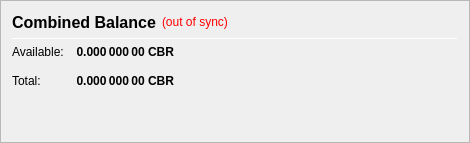
                   <widget class="QFrame" name="frame_CombinedBalances">
                    <property name="minimumSize">
                     <size>
                      <width>470</width>
                      <height>0</height>
                     </size>
                    </property>
                    <property name="frameShape">
                     <enum>QFrame::StyledPanel</enum>
                    </property>
                    <property name="frameShadow">
                     <enum>QFrame::Raised</enum>
                    </property>
                    <layout class="QVBoxLayout" name="verticalLayout_5">
                     <item>
                      <layout class="QHBoxLayout" name="horizontalLayout_5" stretch="0,0,0">
                       <item>
                        <widget class="QLabel" name="label_5z">
                         <property name="minimumSize">
                          <size>
                           <width>0</width>
                           <height>20</height>
                          </size>
                         </property>
                         <property name="font">
                          <font>
                           <pointsize>12</pointsize>
                           <weight>75</weight>
                           <bold>true</bold>
                          </font>
                         </property>
                         <property name="toolTip">
                          <string>Combined Balance (including unconfirmed and immature coins)</string>
                         </property>
                         <property name="text">
                          <string>Combined Balance</string>
                         </property>
                        </widget>
                       </item>
                       <item>
                        <widget class="QLabel" name="labelWalletStatus">
                         <property name="cursor">
                          <cursorShape>WhatsThisCursor</cursorShape>
                         </property>
                         <property name="toolTip">
                          <string>The displayed information may be out of date. Your wallet automatically synchronizes with the CALIBUR network after a connection is established, but this process has not completed yet.</string>
                         </property>
                         <property name="styleSheet">
                          <string notr="true">QLabel { color: red; }</string>
                         </property>
                         <property name="text">
                          <string notr="true">(out of sync)</string>
                         </property>
                         <property name="alignment">
                          <set>Qt::AlignLeading|Qt::AlignLeft|Qt::AlignVCenter</set>
                         </property>
                        </widget>
                       </item>
                       <item>
                        <spacer name="horizontalSpacer_1">
                         <property name="orientation">
                          <enum>Qt::Horizontal</enum>
                         </property>
                         <property name="sizeHint" stdset="0">
                          <size>
                           <width>40</width>
                           <height>20</height>
                          </size>
                         </property>
                        </spacer>
                       </item>
                      </layout>
                     </item>
                     <item>
                      <widget class="Line" name="line_CombinedBalance">
                       <property name="minimumSize">
                        <size>
                         <width>0</width>
                         <height>1</height>
                        </size>
                       </property>
                       <property name="maximumSize">
                        <size>
                         <width>16777215</width>
                         <height>1</height>
                        </size>
                       </property>
                       <property name="orientation">
                        <enum>Qt::Horizontal</enum>
                       </property>
                      </widget>
                     </item>
                     <item>
                      <layout class="QGridLayout" name="gridLayout_3">
                       <property name="spacing">
                        <number>12</number>
                       </property>
                       <item row="1" column="0">
                        <widget class="QLabel" name="labelBalanceTextz">
                         <property name="text">
                          <string>Available:</string>
                         </property>
                        </widget>
                       </item>
                       <item row="1" column="1">
                        <widget class="QLabel" name="labelBalancez">
                         <property name="font">
                          <font>
                           <weight>75</weight>
                           <bold>true</bold>
                          </font>
                         </property>
                         <property name="cursor">
                          <cursorShape>IBeamCursor</cursorShape>
                         </property>
                         <property name="toolTip">
                          <string>Your current spendable balance</string>
                         </property>
                         <property name="text">
                          <string notr="true">0.000 000 00 CBR</string>
                         </property>
                         <property name="alignment">
                          <set>Qt::AlignRight|Qt::AlignTrailing|Qt::AlignVCenter</set>
                         </property>
                         <property name="textInteractionFlags">
                          <set>Qt::LinksAccessibleByMouse|Qt::TextSelectableByKeyboard|Qt::TextSelectableByMouse</set>
                         </property>
                        </widget>
                       </item>
                       <item row="2" column="0">
                        <widget class="QLabel" name="labelTotalTextz">
                         <property name="text">
                          <string>Total:</string>
                         </property>
                        </widget>
                       </item>
                       <item row="2" column="1">
                        <widget class="QLabel" name="labelTotalz">
                         <property name="font">
                          <font>
                           <weight>75</weight>
                           <bold>true</bold>
                          </font>
                         </property>
                         <property name="cursor">
                          <cursorShape>IBeamCursor</cursorShape>
                         </property>
                         <property name="toolTip">
                          <string>Total Balance, including all unavailable coins.</string>
                         </property>
                         <property name="text">
                          <string notr="true">0.000 000 00 CBR</string>
                         </property>
                         <property name="alignment">
                          <set>Qt::AlignRight|Qt::AlignTrailing|Qt::AlignVCenter</set>
                         </property>
                         <property name="textInteractionFlags">
                          <set>Qt::LinksAccessibleByMouse|Qt::TextSelectableByKeyboard|Qt::TextSelectableByMouse</set>
                         </property>
                        </widget>
                       </item>
                       <item row="2" column="3">
                        <spacer name="horizontalSpacer_2">
                         <property name="orientation">
                          <enum>Qt::Horizontal</enum>
                         </property>
                         <property name="sizeHint" stdset="0">
                          <size>
                           <width>40</width>
                           <height>20</height>
                          </size>
                         </property>
                        </spacer>
                       </item>
                      </layout>
                     </item>
                     <item>
                      <spacer name="verticalSpacer_1">
                       <property name="orientation">
                        <enum>Qt::Vertical</enum>
                       </property>
                       <property name="sizeHint" stdset="0">
                        <size>
                         <width>20</width>
                         <height>40</height>
                        </size>
                       </property>
                      </spacer>
                     </item>
                    </layout>
                   </widget>
